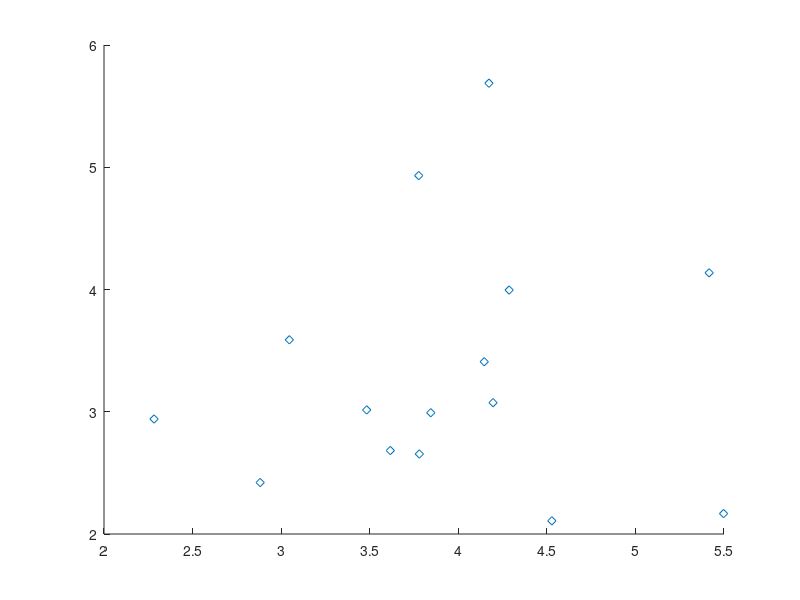

Here is the MATLAB script that generated this plot: (Note: this script raises an error after producing the figure.)
% lda8OX2D.m - Linear Discriminant Projection for data8OX.txt
%
fin=fopen('data8OX.txt');
nf=8;     n=45;                       % nf features, n patterns
L(1)=15;  L(2)=30;  L(3)=45;          % L(3)=n
fgetl(fin); fgetl(fin); fgetl(fin);   % skip 3 header lines
A=fscanf(fin,'%f',[1+nf n]); A=A';    % read input data 
d=8;  nk=15;  X=A(:,1:d);
%
% (a) - Covariance Matrix T,  [n d]=size(X);  n=45,  d=8
%
X1=X(1:L(1),:);  X2=X(1+L(1):L(2),:);  X3=X(1+L(2):L(3),:);
m1=mean(X1);    m2=mean(X2);    m3=mean(X3);
mu=mean(X);     T=cov(X);
W1=cov(X1);     W2=cov(X2);     W3=cov(X3); 
W=(nk-1)*(W1+W2+W3);
B=nk*((m1-mu)'*(m1-mu)+(m2-mu)'*(m2-mu)+(m3-mu)'*(m3-mu));
s=0.0001;
C=(inv(W+s*eye(d)))*(B+eps);
%
% (b) - Compute Eigenvalues of W^{-1}B
%
[U D]=eig(C);
Lambda=diag(D);
[Cat index]=sort(Lambda,'descend');
%
% (c) - Compute Percentage of Variance Retained
%
R(1)=Cat(1);
for i=2:d
  R(i)=R(i-1)+Cat(i);
end
S=R(d);
for i=1:d
  R(i)=R(i)/S*100;
end
format short
L',R
%
% (d) - LDA for 8OX data set
%
K=3;
Xproj=zeros(K,d);                     % initiate a projection matrix
for i=1:K
   Xproj(i,:)=U(:,index(i))';
end
Y=(Xproj*X')';                        % first K discriminant components
X1=Y(1:L(1),1);      Y1=Y(1:L(1),2); Z1=Y(1:L(1),3);
X2=Y(1+L(1):L(2),1); Y2=Y(1+L(1):L(2),2); Z2=Y(1+L(1):L(2),3); 
X3=Y(1+L(2):L(3),1); Y3=Y(1+L(2):L(3),2); Z3=Y(1+L(2):L(3),3);
plot3(X1,Y1,Z1,'d',X2,Y2,Z2,'O',X3,Y3,Z3,'X', 'markersize',12); grid ;
legend('- 8','- O','- X')
% axis([2 24 -2 20]); grid;
title('First Three Linear Discriminant Projection for data8OX')